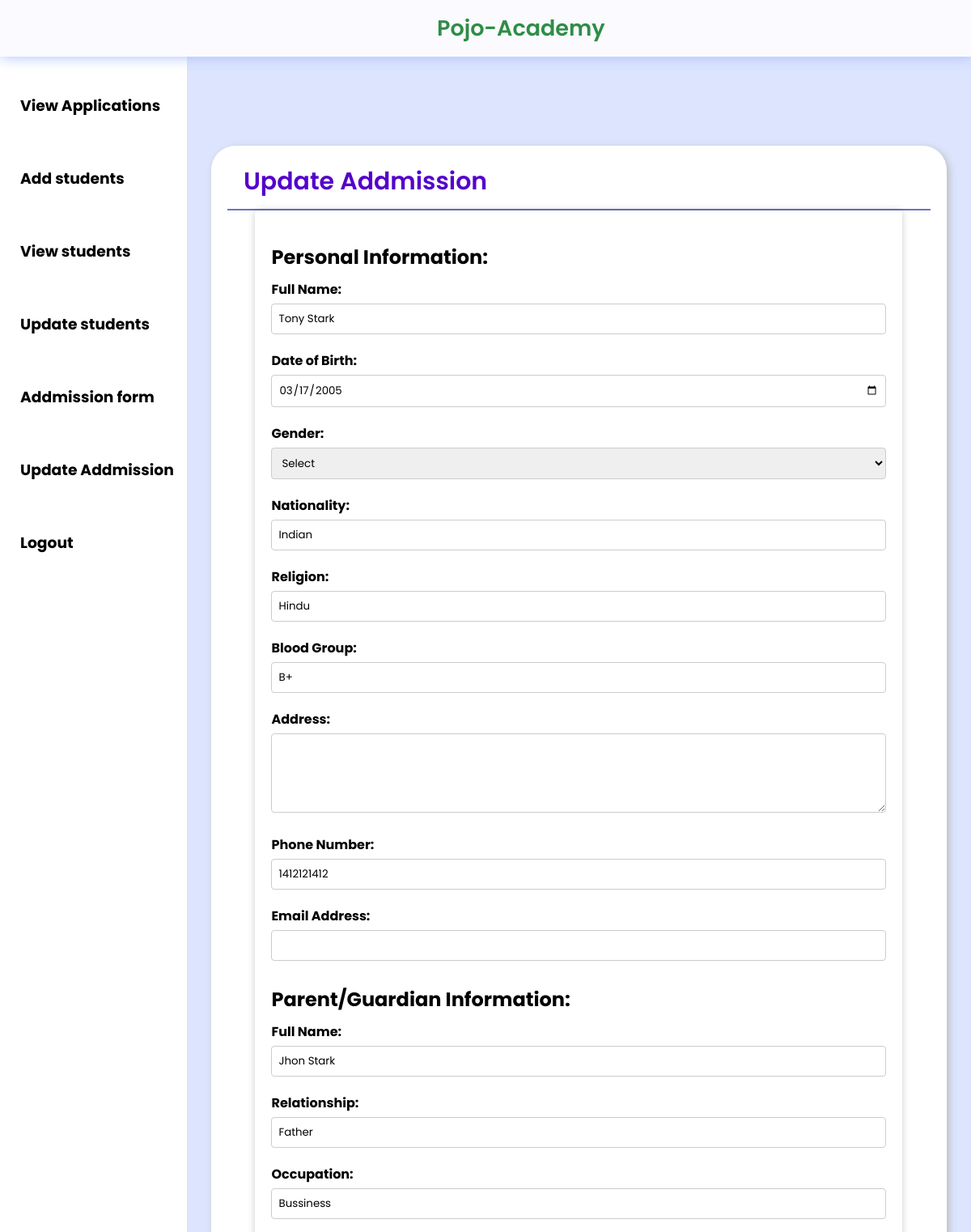
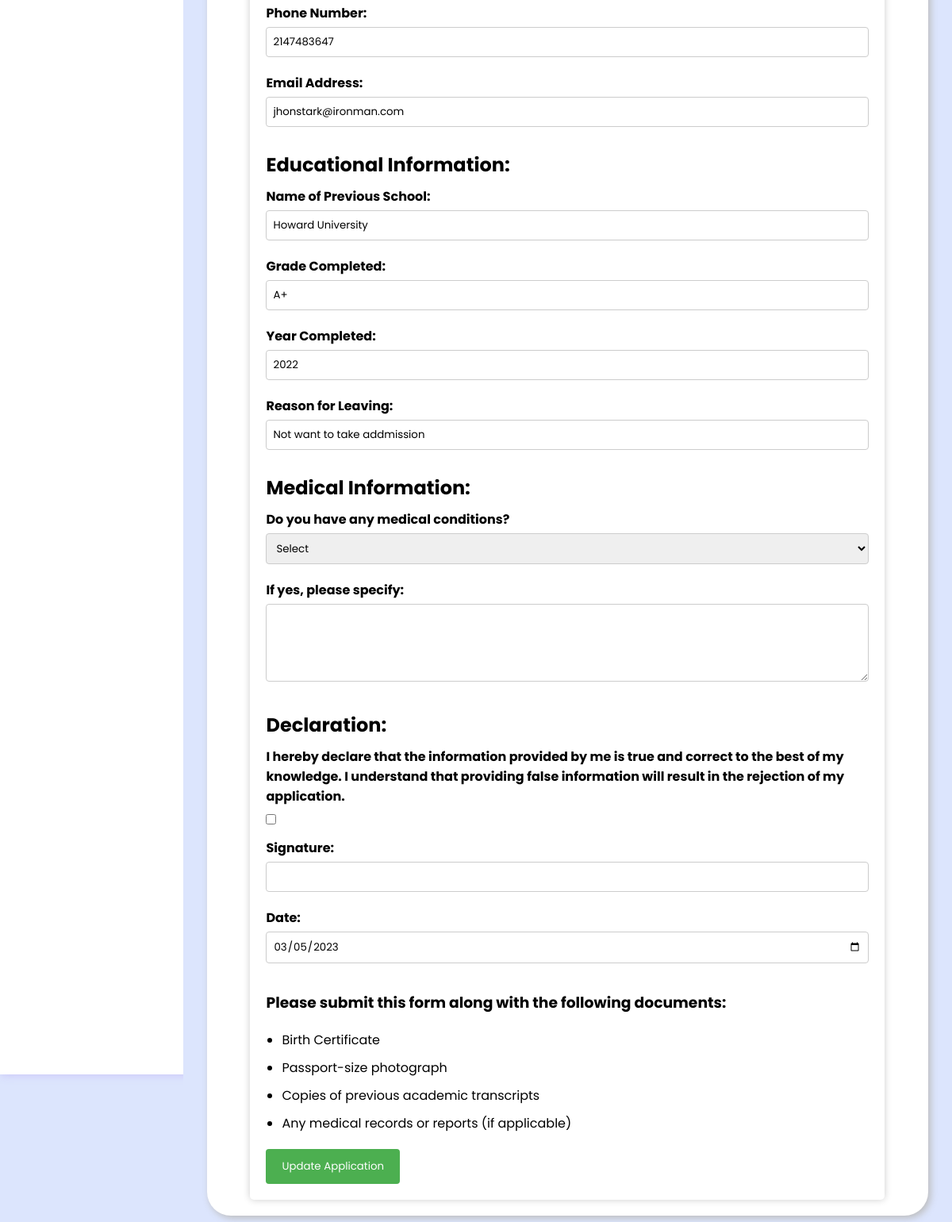
The page /admin/update_addmission.php?student_id=1 (signed in) on the database its author committed (2 pictures, top to bottom).
### tables this page shows
CREATE TABLE `addmission_form` (
  `id` int(11) NOT NULL,
  `name` varchar(60) NOT NULL,
  `dob` date NOT NULL,
  `gender` varchar(25) NOT NULL,
  `nationality` varchar(25) NOT NULL,
  `religion` varchar(25) NOT NULL,
  `blood_group` varchar(25) NOT NULL,
  `address` varchar(75) NOT NULL,
  `phone` varchar(50) NOT NULL,
  `email` varchar(75) NOT NULL,
  `parent_name` varchar(50) NOT NULL,
  `relationship` varchar(25) NOT NULL,
  `occupation` varchar(50) NOT NULL,
  `parent_phone` int(100) NOT NULL,
  `parent_email` varchar(50) NOT NULL,
  `prev_school` varchar(50) NOT NULL,
  `grade_completed` varchar(25) NOT NULL,
  `year_completed` varchar(50) NOT NULL,
  `reason_for_leaving` varchar(75) NOT NULL,
  `medical` varchar(25) DEFAULT NULL,
  `medical_conditions_specify` varchar(50) DEFAULT NULL,
  `declaration` varchar(25) DEFAULT NULL,
  `signature` varchar(50) DEFAULT NULL,
  `date` date NOT NULL
);

### admin/update_addmission.php (the view, shortened to what this page needs)
<?php
$host = "localhost";
$user = "root";
$password = "";
$db = "schoolproject";
$data = mysqli_connect($host, $user, $password, $db);
$id = $_GET['student_id'];
$sql = "SELECT * FROM addmission_form WHERE id='$id' ";
$result = mysqli_query($data, $sql);
$info = $result->fetch_assoc();
?>
<!DOCTYPE html>
<html lang="en">
<head>
    <link rel="stylesheet" href="./admin_css/Addmission.css">
</head>
<body>
    <?php
    include 'sidebar_admin.php';
    ?>
    <div class="main">
        <div class="report-container">
            <div class="report-header">
                <h1 class="recent-Articles">Update Addmission</h1>
            </div>
            <form action="#" method="post" autocomplete="off">
                <h2>Personal Information:</h2>
                <label>Full Name:</label>
                <input type="text" name="name" value="<?php echo "{$info['name']}"; ?>" required>
                <label>Date of Birth:</label>
                <input type="date" name="dob" value="<?php echo "{$info['dob']}"; ?>" required>
                <label>Gender:</label>
                <select name="gender" value="<?php echo "{$info['gender']}"; ?>" required>
                    <option value="">Select</option>
                </select>
                <label>Nationality:</label>
                <input type="text" name="nationality" value="<?php echo "{$info['nationality']}"; ?>" required>
                <label>Religion:</label>
                <input type="text" name="religion" value="<?php echo "{$info['religion']}"; ?>" required>
                <label>Blood Group:</label>
                <input type="text" name="blood_group" value="<?php echo "{$info['blood_group']}"; ?>" required>
                <label>Address:</label>
                <textarea name="address" value="<?php echo "{$info['address']}"; ?>" rows="4" cols="30" required></textarea>
                <label>Phone Number:</label>
                <input type="tel" name="phone" value="<?php echo "{$info['phone']}"; ?>" required>
                <label>Email Address:</label>
                <input type="email" name="email" value="<?php echo "{$info['email']}"; ?>" required>
                <h2>Parent/Guardian Information:</h2>
                <label>Full Name:</label>
                <input type="text" name="parent_name" value="<?php echo "{$info['parent_name']}"; ?>" required>
                <label>Relationship:</label>
                <input type="text" name="relationship" value="<?php echo "{$info['relationship']}"; ?>" required>
                <label>Occupation:</label>
                <input type="text" name="occupation" value="<?php echo "{$info['occupation']}"; ?>" required>
                <label>Phone Number:</label>
                <input type="tel" name="parent_phone" value="<?php echo "{$info['parent_phone']}"; ?>" required>
                <label>Email Address:</label>
                <input type="email" name="parent_email" value="<?php echo "{$info['parent_email']}"; ?>" required>
                <h2>Educational Information:</h2>
                <label>Name of Previous School:</label>
                <input type="text" name="prev_school" value="<?php echo "{$info['prev_school']}"; ?>" required>
                <label>Grade Completed:</label>
                <input type="text" name="grade_completed" value="<?php echo "{$info['grade_completed']}"; ?>" required>
                <label>Year Completed:</label>
                <input type="text" name="year_completed" value="<?php echo "{$info['year_completed']}"; ?>" required>
                <label>Reason for Leaving:</label>
                <input type="text" name="reason_for_leaving" value="<?php echo "{$info['reason_for_leaving']}"; ?>" required>
                <h2>Medical Information:</h2>
                <label>Do you have any medical conditions?</label>
                <select name="medical" value="<?php echo "{$info['medical']}"; ?>" required>
                    <option value="">Select</option>
                </select>
                <label>If yes, please specify:</label>
                <textarea name="medical_conditions_specify" value="<?php echo "{$info['medical_conditions_specify']}"; ?>" rows="4" cols="30"></textarea>
                <h2>Declaration:</h2>
                <label>I hereby declare that the information provided by me is true and correct to the best of my
                    knowledge. I understand that providing false information will result in the rejection of my
                    application.</label>
                <input type="checkbox" name="declaration" value="<?php echo "{$info['declaration']}"; ?>" required>
                <label>Signature:</label>
                <input type="text" name="signature" value="<?php echo "{$info['signature']}"; ?>" required>
                <label>Date:</label>
                <input type="date" name="date" value="<?php echo "{$info['date']}"; ?>" required>
                <br><br>
                <h3>Please submit this form along with the following documents:</h3>
                <ul>
                    <li>Birth Certificate</li>
                    <li>Passport-size photograph</li>
                    <li>Copies of previous academic transcripts</li>
                    <li>Any medical records or reports (if applicable)</li>
                </ul>
                <input type="submit" name="update_app" value="Update Application">
            </form>
        </div>
</body>
</html>

### admin/admin_css/Addmission.css (style rules this page uses)
body { font-family: Arial, sans-serif; background-color: #f2f2f2; }
h1 { text-align: center; }
h2 { margin-top: 20px; }
form { max-width: 800px; margin: 0 auto; padding: 20px; background-color: #fff; border-radius: 5px; box-shadow: 0 0 10px rgba(0, 0, 0, 0.2); }
label { display: block; margin-top: 10px; font-weight: bold; }
input[type="text"], input[type="date"], input[type="email"], input[type="tel"], select, textarea { width: 100%; padding: 8px; border: 1px solid #ccc; border-radius: 4px; box-sizing: border-box; margin-top: 5px; margin-bottom: 10px; }
textarea { resize: vertical; }
input[type="checkbox"] { margin-top: 10px; }
input[type="submit"] { background-color: #4CAF50; color: #fff; padding: 12px 20px; border: none; border-radius: 4px; cursor: pointer; }
ul { margin: 20px 0 20px 20px; }
li { margin-bottom: 10px; }

### Styles/Admin.css (style rules this page uses)
* { margin: 0; padding: 0; box-sizing: border-box; font-family: "Poppins", sans-serif; }
:root { --background-color1: #fafaff; --background-color2: #ffffff; --background-color3: #ededed; --background-color4: #cad7fda4; --primary-color: #4b49ac; --secondary-color: #0c007d; --Border-color: #3f0097; --one-use-color: #3f0097; --two-use-color: #5500cb; }
body { background-color: var(--background-color4); max-width: 100%; overflow-x: hidden; }
.main { height: calc(100vh - 70px); width: 87vw; overflow-y: scroll; overflow-x: hidden; padding: 40px 30px 30px 30px; }
.report-container { min-height: 300px; max-width: 1200px; margin: 70px auto 0px auto; background-color: #ffffff; border-radius: 30px; box-shadow: 3px 3px 10px rgb(188, 188, 188); padding: 0px 20px 20px 20px; }
.report-header { height: 80px; width: 100%; display: flex; align-items: center; justify-content: space-between; padding: 20px 20px 10px 20px; border-bottom: 2px solid rgba(0, 20, 151, 0.59); }
.recent-Articles { font-size: 30px; font-weight: 600; color: #5500cb; }

### rows shown on the page
addmission_form: name "Tony Stark", dob "03/17/2005", nationality "Indian", religion "Hindu", blood_group "B+", phone "1412121412", parent_name "Jhon Stark", relationship "Father", occupation "Bussiness", parent_phone "2147483647", parent_email "jhonstark@ironman.com", prev_school "Howard University", grade_completed "A+", year_completed "2022", reason_for_leaving "Not want to take addmission", date "03/05/2023"
